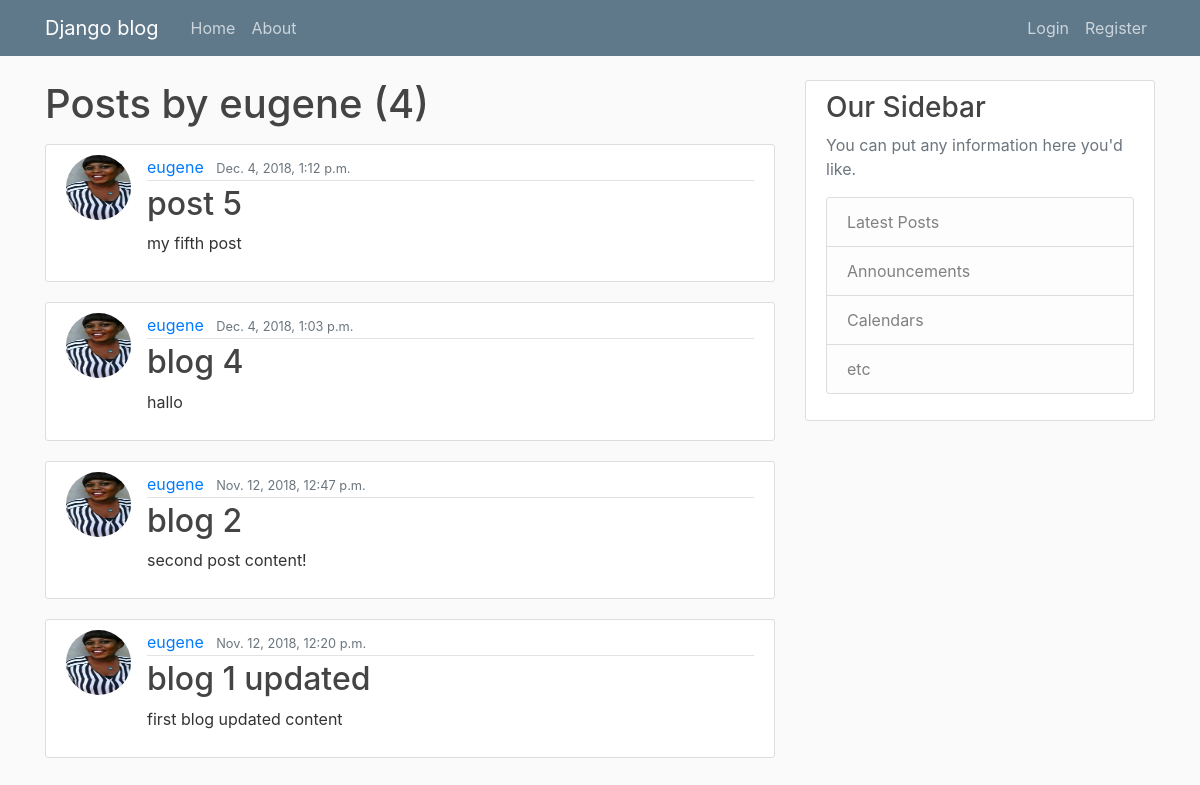
The app's page /user/eugene, older data.
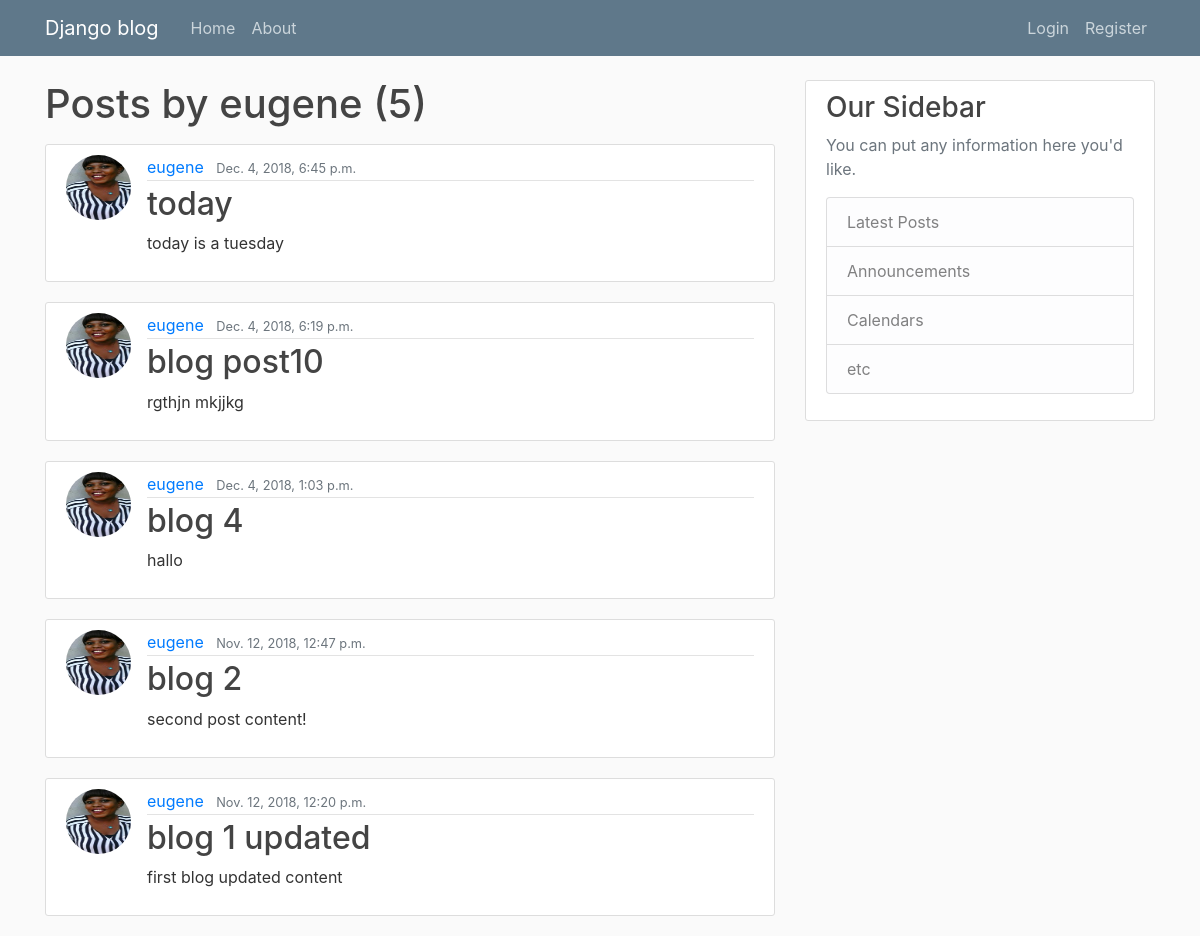
The same page, newer data.
### blog/models.py (models this page shows, shortened)
class Post(models.Model):
    title= models.CharField(max_length=100)
    content= models.TextField()
    date_posted= models.DateTimeField(default=timezone.now)
    author= models.ForeignKey(User,on_delete=models.CASCADE)

### users/models.py (models this page shows, shortened)
class profile(models.Model):
    user=models.OneToOneField(User, on_delete=models.CASCADE)
    image = models.ImageField(default='default.jpg',upload_to='profile_pics')

### blog/views.py (the view)
# urls.py: path('user/<str:username>', UserPostListView.as_view(), name='user-posts'),
class UserPostListView(ListView):
    model = Post
    template_name = 'blog/user_posts.html'
    context_object_name = 'posts'
    ordering = ['-date_posted']
    paginate_by = 5
    def get_queryset(self):
        user = get_object_or_404(User , username = self.kwargs.get('username'))
        return Post.objects.filter(author = user).order_by('-date_posted')

### blog/templates/blog/user_posts.html (shortened to what this page needs)
{% extends "blog/base.html" %}
{% block content %}
   <h1 class="mb-3">Posts by {{ view.kwargs.username }} ({{ page_obj.paginator.count }})</h1>
    {% for post in posts %}
    <article class="media content-section">
            <img class="rounded-circle article-img" src="{{ post.author.profile.image.url }}" >
            <div class="media-body">
              <div class="article-metadata">
                <a class="mr-2" href="{% url 'user-posts' post.author.username %}">{{ post.author }}</a>
                <small class="text-muted">{{ post.date_posted }}</small>
              </div>
              <h2><a class="article-title" href="{% url 'post-detail' post.id %}">{{ post.title }}</a></h2>
              <p class="article-content">{{ post.content }}</p>
            </div>
          </article>
    {% endfor %}
{% endblock content %}

### blog/templates/blog/base.html (shortened to what this page needs)
{% load static %}
<!DOCTYPE html>
<html>
<head>
     <link rel="stylesheet" href="https://stackpath.bootstrapcdn.com/bootstrap/4.1.2/css/bootstrap.min.css">
     <link rel="stylesheet" type="text/css" href="{% static 'blog/main.css' %}">
    <link rel="stylesheet" type="text/css" media="screen" href="main.css" />
</head>
<body>
        <header class="site-header">
                <nav class="navbar navbar-expand-md navbar-dark bg-steel fixed-top">
                  <div class="container">
                    <a class="navbar-brand mr-4" href="{% url 'blog-home'  %}">Django blog</a>
                    <div class="collapse navbar-collapse" id="navbarToggle">
                      <div class="navbar-nav mr-auto">
                        <a class="nav-item nav-link" href="{% url 'blog-home'  %}">Home</a>
                        <a class="nav-item nav-link" href="{% url 'blog-about'  %}">About</a>
                      </div>
                      <div class="navbar-nav">
                        {% if user.is_authenticated %}
                          <a class="nav-item nav-link" href="{% url 'post-create' %}">New Post</a>
                          <a class="nav-item nav-link" href="{% url 'profile' %}">profile</a>
                          <a class="nav-item nav-link" href="{% url 'logout' %}">Logout</a>
                        {% else %}
                          <a class="nav-item nav-link" href="{% url 'login' %}">Login</a>
                          <a class="nav-item nav-link" href="{% url 'register' %}">Register</a>
                        {% endif %}
                      </div>
                    </div>
                  </div>
                </nav>
              </header>
              <main role="main" class="container">
                    <div class="row">
                      <div class="col-md-8">
                        {% block content %}{% endblock %}
                      </div>
                      <div class="col-md-4">
                        <div class="content-section">
                          <h3>Our Sidebar</h3>
                          <p class='text-muted'>You can put any information here you'd like.
                            <ul class="list-group">
                              <li class="list-group-item list-group-item-light">Latest Posts</li>
                              <li class="list-group-item list-group-item-light">Announcements</li>
                              <li class="list-group-item list-group-item-light">Calendars</li>
                              <li class="list-group-item list-group-item-light">etc</li>
                            </ul>
                          </p>
                        </div>
                      </div>
                    </div>
                  </main>
</body>
</html>

### blog/static/blog/main.css (style rules this page uses)
body { background: #fafafa; color: #333333; margin-top: 5rem; }
h1, h2, h3, h4, h5, h6 { color: #444444; }
ul { margin: 0; }
.bg-steel { background-color: #5f788a; }
.site-header .navbar-nav .nav-link { color: #cbd5db; }
.content-section { background: #ffffff; padding: 10px 20px; border: 1px solid #dddddd; border-radius: 3px; margin-bottom: 20px; }
.article-title { color: #444444; }
.article-content { white-space: pre-line; }
.article-img { height: 65px; width: 65px; margin-right: 16px; }
.article-metadata { padding-bottom: 1px; margin-bottom: 4px; border-bottom: 1px solid #e3e3e3 }

Row changes from the older to the newer data that the page shows:
removed Post: author.profile.image (picture), author "eugene", date_posted "Dec. 4, 2018, 1:12 p.m.", title "post 5", content "my fifth post"
added Post: author.profile.image (picture), author "eugene", date_posted "Dec. 4, 2018, 6:45 p.m.", title "today", content "today is a tuesday"
added Post: author.profile.image (picture), author "eugene", date_posted "Dec. 4, 2018, 6:19 p.m.", title "blog post10", content "rgthjn mkjjkg"
Text that changed along with them:
{{ page_obj.paginator.count }}: "4" → "5"
